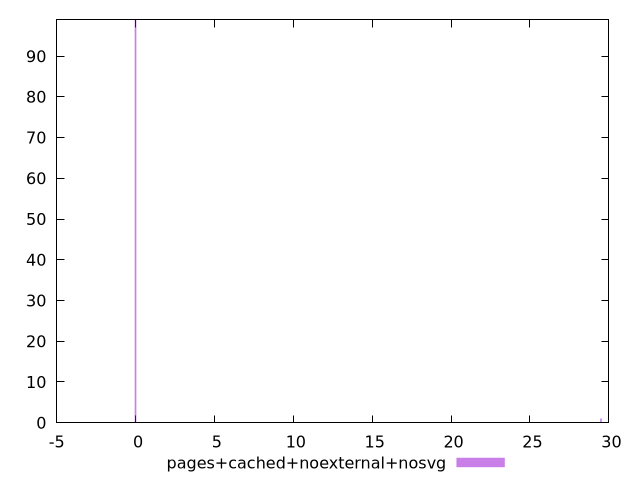

The gnuplot source for this figure:
$_pagesCachedNoexternalNosvg <<EOF
0 99
29.5 1
EOF
set key outside below
set terminal pngcairo
set output "report_00006_2020-11-02T20-21-41.718Z/total-blocking-time/pages+cached+noexternal+nosvg//raw_hist.png"
set yrange [0:99]
set boxwidth 0.1
set style fill transparent solid 0.5 noborder
plot $_pagesCachedNoexternalNosvg title "pages+cached+noexternal+nosvg" with boxes ,
